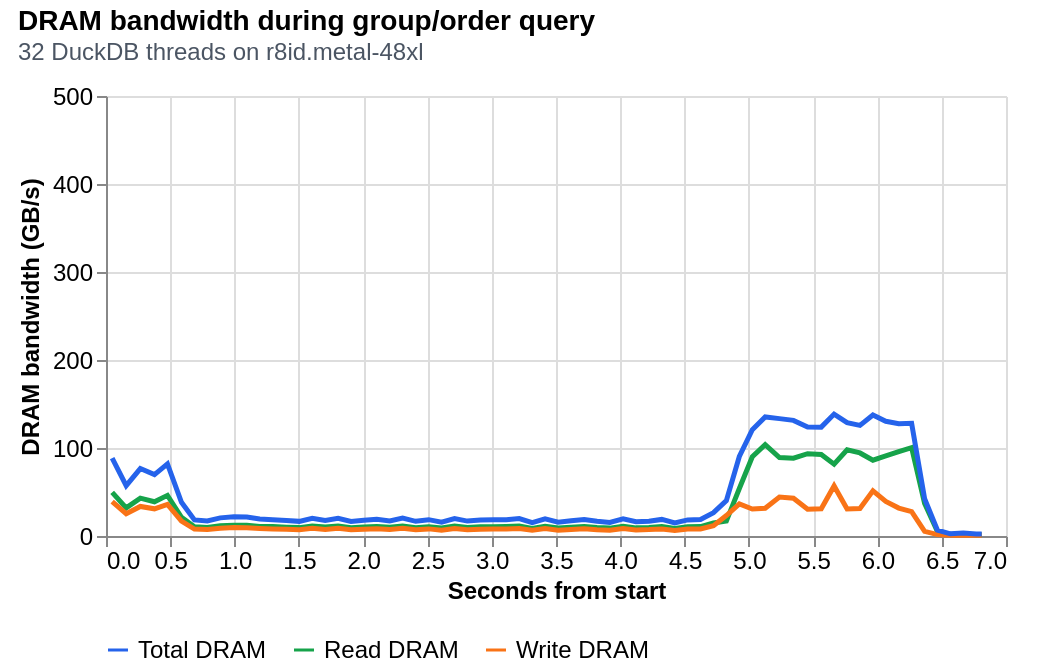

The specification (Vega-Lite) saved for this image:
### Vega-Lite specification from a JSON file in a GitHub repository (floating-point values rounded to 4 significant figures)
{"$schema": "https://vega.github.io/schema/vega-lite/v5.json", "description": "DRAM read/write/total bandwidth during the group/order query with DuckDB THREADS=32 on r8id.metal-48xl.", "title": {"text": "DRAM bandwidth during group/order query", "subtitle": "32 DuckDB threads on r8id.metal-48xl", "anchor": "start", "fontSize": 14, "subtitleFontSize": 12, "subtitleColor": "#4b5563", "offset": 10}, "width": 450, "height": 220, "padding": {"left": 8, "right": 16, "top": 4, "bottom": 4}, "config": {"view": {"stroke": null}, "axis": {"labelFontSize": 12, "titleFontSize": 12}, "legend": {"orient": "bottom", "direction": "horizontal", "titleFontSize": 12, "labelFontSize": 12, "title": "Metric"}}, "data": {"values": [{"seconds_from_start": 0.048, "read_gb_per_second": 49.57, "write_gb_per_second": 39.0, "total_gb_per_second": 88.57}, {"seconds_from_start": 0.157, "read_gb_per_second": 31.97, "write_gb_per_second": 25.27, "total_gb_per_second": 57.24}, {"seconds_from_start": 0.267, "read_gb_per_second": 43.07, "write_gb_per_second": 33.57, "total_gb_per_second": 76.64}, {"seconds_from_start": 0.377, "read_gb_per_second": 38.92, "write_gb_per_second": 30.87, "total_gb_per_second": 69.79}, {"seconds_from_start": 0.478, "read_gb_per_second": 46.16, "write_gb_per_second": 35.87, "total_gb_per_second": 82.03}, {"seconds_from_start": 0.587, "read_gb_per_second": 21.29, "write_gb_per_second": 17.0, "total_gb_per_second": 38.28}, {"seconds_from_start": 0.688, "read_gb_per_second": 10.47, "write_gb_per_second": 7.832, "total_gb_per_second": 18.3}, {"seconds_from_start": 0.788, "read_gb_per_second": 9.691, "write_gb_per_second": 7.313, "total_gb_per_second": 17.0}, {"seconds_from_start": 0.889, "read_gb_per_second": 11.74, "write_gb_per_second": 8.865, "total_gb_per_second": 20.6}, {"seconds_from_start": 0.995, "read_gb_per_second": 12.3, "write_gb_per_second": 9.536, "total_gb_per_second": 21.84}, {"seconds_from_start": 1.095, "read_gb_per_second": 12.32, "write_gb_per_second": 9.246, "total_gb_per_second": 21.57}, {"seconds_from_start": 1.196, "read_gb_per_second": 10.85, "write_gb_per_second": 8.431, "total_gb_per_second": 19.28}, {"seconds_from_start": 1.297, "read_gb_per_second": 10.73, "write_gb_per_second": 7.852, "total_gb_per_second": 18.58}, {"seconds_from_start": 1.403, "read_gb_per_second": 9.99, "write_gb_per_second": 7.579, "total_gb_per_second": 17.57}, {"seconds_from_start": 1.504, "read_gb_per_second": 9.531, "write_gb_per_second": 7.1, "total_gb_per_second": 16.63}, {"seconds_from_start": 1.604, "read_gb_per_second": 11.41, "write_gb_per_second": 8.685, "total_gb_per_second": 20.09}, {"seconds_from_start": 1.705, "read_gb_per_second": 10.19, "write_gb_per_second": 7.53, "total_gb_per_second": 17.72}, {"seconds_from_start": 1.805, "read_gb_per_second": 11.32, "write_gb_per_second": 8.693, "total_gb_per_second": 20.02}, {"seconds_from_start": 1.906, "read_gb_per_second": 9.505, "write_gb_per_second": 7.045, "total_gb_per_second": 16.55}, {"seconds_from_start": 2.006, "read_gb_per_second": 10.19, "write_gb_per_second": 7.7, "total_gb_per_second": 17.89}, {"seconds_from_start": 2.106, "read_gb_per_second": 10.79, "write_gb_per_second": 8.315, "total_gb_per_second": 19.1}, {"seconds_from_start": 2.207, "read_gb_per_second": 9.883, "write_gb_per_second": 7.292, "total_gb_per_second": 17.18}, {"seconds_from_start": 2.307, "read_gb_per_second": 11.46, "write_gb_per_second": 8.916, "total_gb_per_second": 20.37}, {"seconds_from_start": 2.409, "read_gb_per_second": 9.521, "write_gb_per_second": 7.153, "total_gb_per_second": 16.67}, {"seconds_from_start": 2.51, "read_gb_per_second": 10.48, "write_gb_per_second": 8.086, "total_gb_per_second": 18.57}, {"seconds_from_start": 2.61, "read_gb_per_second": 9.071, "write_gb_per_second": 6.582, "total_gb_per_second": 15.65}, {"seconds_from_start": 2.711, "read_gb_per_second": 11.29, "write_gb_per_second": 8.505, "total_gb_per_second": 19.8}, {"seconds_from_start": 2.811, "read_gb_per_second": 9.707, "write_gb_per_second": 7.221, "total_gb_per_second": 16.93}, {"seconds_from_start": 2.912, "read_gb_per_second": 10.48, "write_gb_per_second": 7.668, "total_gb_per_second": 18.14}, {"seconds_from_start": 3.013, "read_gb_per_second": 10.37, "write_gb_per_second": 7.984, "total_gb_per_second": 18.35}, {"seconds_from_start": 3.113, "read_gb_per_second": 10.7, "write_gb_per_second": 7.905, "total_gb_per_second": 18.6}, {"seconds_from_start": 3.214, "read_gb_per_second": 11.23, "write_gb_per_second": 8.612, "total_gb_per_second": 19.84}, {"seconds_from_start": 3.315, "read_gb_per_second": 8.695, "write_gb_per_second": 6.456, "total_gb_per_second": 15.15}, {"seconds_from_start": 3.415, "read_gb_per_second": 11.17, "write_gb_per_second": 8.399, "total_gb_per_second": 19.57}, {"seconds_from_start": 3.517, "read_gb_per_second": 9.079, "write_gb_per_second": 6.677, "total_gb_per_second": 15.76}, {"seconds_from_start": 3.618, "read_gb_per_second": 9.993, "write_gb_per_second": 7.45, "total_gb_per_second": 17.44}, {"seconds_from_start": 3.719, "read_gb_per_second": 10.67, "write_gb_per_second": 8.181, "total_gb_per_second": 18.85}, {"seconds_from_start": 3.819, "read_gb_per_second": 9.55, "write_gb_per_second": 7.106, "total_gb_per_second": 16.66}, {"seconds_from_start": 3.919, "read_gb_per_second": 8.955, "write_gb_per_second": 6.472, "total_gb_per_second": 15.43}, {"seconds_from_start": 4.022, "read_gb_per_second": 11.08, "write_gb_per_second": 8.53, "total_gb_per_second": 19.61}, {"seconds_from_start": 4.122, "read_gb_per_second": 9.246, "write_gb_per_second": 6.923, "total_gb_per_second": 16.17}, {"seconds_from_start": 4.223, "read_gb_per_second": 9.564, "write_gb_per_second": 7.287, "total_gb_per_second": 16.85}, {"seconds_from_start": 4.323, "read_gb_per_second": 10.78, "write_gb_per_second": 8.072, "total_gb_per_second": 18.85}, {"seconds_from_start": 4.424, "read_gb_per_second": 8.592, "write_gb_per_second": 6.38, "total_gb_per_second": 14.97}, {"seconds_from_start": 4.524, "read_gb_per_second": 10.44, "write_gb_per_second": 7.851, "total_gb_per_second": 18.29}, {"seconds_from_start": 4.624, "read_gb_per_second": 10.74, "write_gb_per_second": 8.03, "total_gb_per_second": 18.77}, {"seconds_from_start": 4.725, "read_gb_per_second": 14.83, "write_gb_per_second": 11.65, "total_gb_per_second": 26.48}, {"seconds_from_start": 4.825, "read_gb_per_second": 16.96, "write_gb_per_second": 23.23, "total_gb_per_second": 40.19}, {"seconds_from_start": 4.926, "read_gb_per_second": 53.94, "write_gb_per_second": 36.45, "total_gb_per_second": 90.38}, {"seconds_from_start": 5.027, "read_gb_per_second": 90.0, "write_gb_per_second": 30.71, "total_gb_per_second": 120.7}, {"seconds_from_start": 5.127, "read_gb_per_second": 103.8, "write_gb_per_second": 31.47, "total_gb_per_second": 135.3}, {"seconds_from_start": 5.238, "read_gb_per_second": 89.14, "write_gb_per_second": 44.24, "total_gb_per_second": 133.4}, {"seconds_from_start": 5.347, "read_gb_per_second": 88.41, "write_gb_per_second": 42.98, "total_gb_per_second": 131.4}, {"seconds_from_start": 5.457, "read_gb_per_second": 93.54, "write_gb_per_second": 30.32, "total_gb_per_second": 123.9}, {"seconds_from_start": 5.563, "read_gb_per_second": 92.72, "write_gb_per_second": 31.0, "total_gb_per_second": 123.7}, {"seconds_from_start": 5.663, "read_gb_per_second": 81.6, "write_gb_per_second": 56.92, "total_gb_per_second": 138.5}, {"seconds_from_start": 5.764, "read_gb_per_second": 97.96, "write_gb_per_second": 30.8, "total_gb_per_second": 128.8}, {"seconds_from_start": 5.864, "read_gb_per_second": 94.38, "write_gb_per_second": 31.34, "total_gb_per_second": 125.7}, {"seconds_from_start": 5.965, "read_gb_per_second": 86.18, "write_gb_per_second": 51.29, "total_gb_per_second": 137.5}, {"seconds_from_start": 6.065, "read_gb_per_second": 90.97, "write_gb_per_second": 39.35, "total_gb_per_second": 130.3}, {"seconds_from_start": 6.166, "read_gb_per_second": 95.79, "write_gb_per_second": 31.73, "total_gb_per_second": 127.5}, {"seconds_from_start": 6.266, "read_gb_per_second": 100.3, "write_gb_per_second": 27.73, "total_gb_per_second": 128.1}, {"seconds_from_start": 6.367, "read_gb_per_second": 37.07, "write_gb_per_second": 5.211, "total_gb_per_second": 42.28}, {"seconds_from_start": 6.467, "read_gb_per_second": 5.062, "write_gb_per_second": 1.573, "total_gb_per_second": 6.635}, {"seconds_from_start": 6.567, "read_gb_per_second": 1.693, "write_gb_per_second": 0.82, "total_gb_per_second": 2.513}, {"seconds_from_start": 6.668, "read_gb_per_second": 2.366, "write_gb_per_second": 1.093, "total_gb_per_second": 3.459}, {"seconds_from_start": 6.768, "read_gb_per_second": 1.379, "write_gb_per_second": 0.884, "total_gb_per_second": 2.263}, {"seconds_from_start": 6.811, "read_gb_per_second": 1.373, "write_gb_per_second": 0.901, "total_gb_per_second": 2.274}]}, "transform": [{"fold": ["read_gb_per_second", "write_gb_per_second", "total_gb_per_second"], "as": ["metric", "gb_per_second"]}, {"calculate": "datum.metric === 'read_gb_per_second' ? 'Read DRAM' : datum.metric === 'write_gb_per_second' ? 'Write DRAM' : 'Total DRAM'", "as": "metric_label"}], "mark": {"type": "line", "strokeWidth": 2.5}, "encoding": {"x": {"field": "seconds_from_start", "type": "quantitative", "title": "Seconds from start", "axis": {"grid": true}}, "y": {"field": "gb_per_second", "type": "quantitative", "title": "DRAM bandwidth (GB/s)", "scale": {"domain": [0, 500]}}, "color": {"field": "metric_label", "type": "nominal", "title": null, "scale": {"domain": ["Total DRAM", "Read DRAM", "Write DRAM"], "range": ["#2563eb", "#16a34a", "#f97316"]}}, "tooltip": [{"field": "seconds_from_start", "type": "quantitative", "title": "Seconds from start", "format": ".3f"}, {"field": "metric_label", "type": "nominal", "title": "Metric"}, {"field": "gb_per_second", "type": "quantitative", "title": "Bandwidth (GB/s)", "format": ".1f"}]}}
